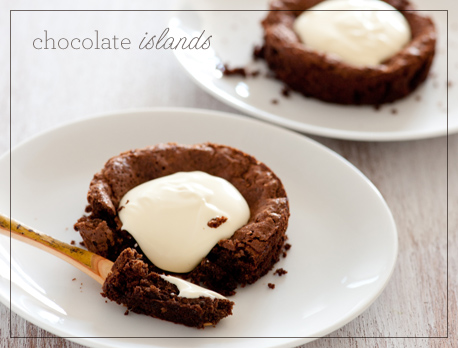
#> input picture 00-know-how/js/book/chapter-05/images/chocolate-islands.jpg, 458 x 348 px
$ python -i app.py   (imports and definitions only)
#> lines starting #> are read from the running program, lines starting #| are printed output that depends on the picture
#> further down, picture is the input picture: shape (348, 458, 3); mean B, G, R 165.9, 174.7, 187.8
# import the necessary packages
from flask import Flask, render_template, Response
from camera import VideoCamera
import cv2

def sketch(image):
    # Convert image to grayscale
    img_gray = cv2.cvtColor(image, cv2.COLOR_BGR2GRAY)
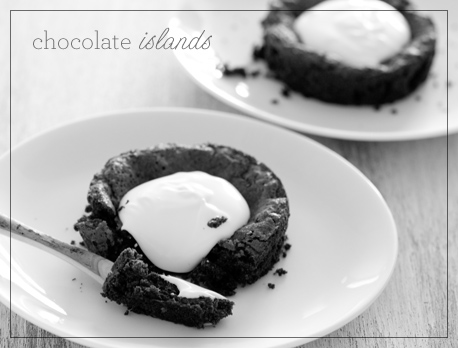
#> img_gray: shape (348, 458); min 0, max 255, mean 177.6

    # Clean up image using Guassian Blur
    img_gray_blur = cv2.GaussianBlur(img_gray, (5,5), 0)
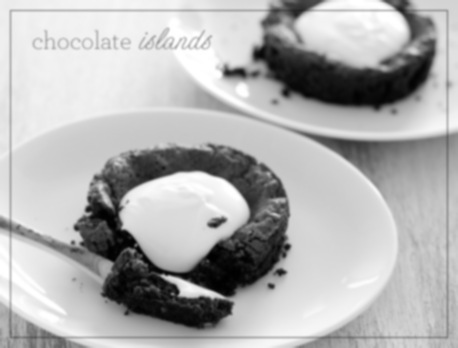
#> img_gray_blur: shape (348, 458); min 1, max 255, mean 177.6

    # Extract edges
    canny_edges = cv2.Canny(img_gray_blur, 0, 70)
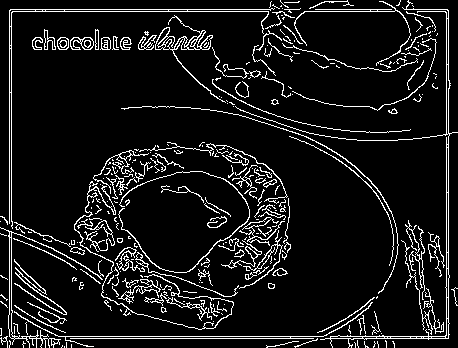
#> canny_edges: shape (348, 458); 9.2% white in thin lines or dots

    # Do an invert binarize the image
    ret, mask = cv2.threshold(canny_edges, 50, 255, cv2.THRESH_BINARY_INV)
#> mask: shape (348, 458); 90.8% white; black in thin lines or dots
    return mask

# [1 line not run here, left out]
# [4 lines that did not run here, left out]
def gen(camera):
    while True:
        #get camera frame
        frame = camera.get_frame()
        yield (b'--frame\r\n'
               b'Content-Type: image/jpeg\r\n\r\n' + frame + b'\r\n\r\n')

def gen2(camera):
    while True:
        img = camera.get_frame()
        img2 = sketch(img)
        image = cv2.cvtColor(img2, cv2.COLOR_GRAY2BGR)
        ret, jpeg = cv2.imencode('.jpg', image)
        frame = jpeg.tobytes()
        yield (b'--frame\r\n'
               b'Content-Type: image/jpeg\r\n\r\n' + frame + b'\r\n\r\n')


# [4 lines that did not run here, left out]

# [4 lines that did not run here, left out]


# [3 lines not run here, left out]

>>> import cv2
>>> picture = cv2.imread('../../../../../00-know-how/js/book/chapter-05/images/chocolate-islands.jpg')
>>> result = sketch(picture)

$ run again, on 00-know-how/js/book/chapter-05/images/otters.jpg
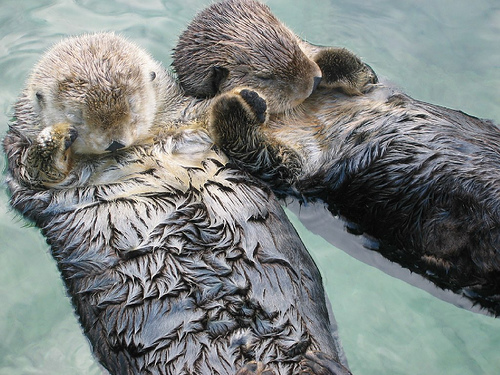
#> input picture 00-know-how/js/book/chapter-05/images/otters.jpg, 500 x 375 px
#> picture is the input picture: shape (375, 500, 3); mean B, G, R 128.6, 130.6, 125.6
#> in sketch, `img_gray_blur = cv2.GaussianBlur(img_gray, (5,5), 0)`:
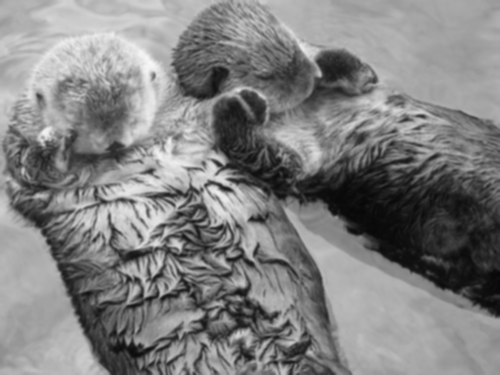
#> img_gray_blur: shape (375, 500); min 7, max 247, mean 128.9
#> in sketch, `canny_edges = cv2.Canny(img_gray_blur, 0, 70)`:
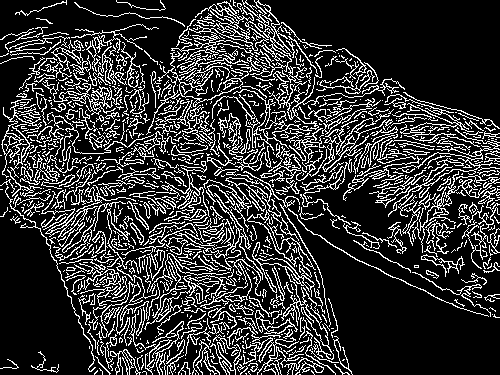
#> canny_edges: shape (375, 500); 20.3% white in thin lines or dots
#> mask: shape (375, 500); 79.7% white; black in thin lines or dots

$ run again, on 00-know-how/js/book/chapter-05/images/quokka.jpg
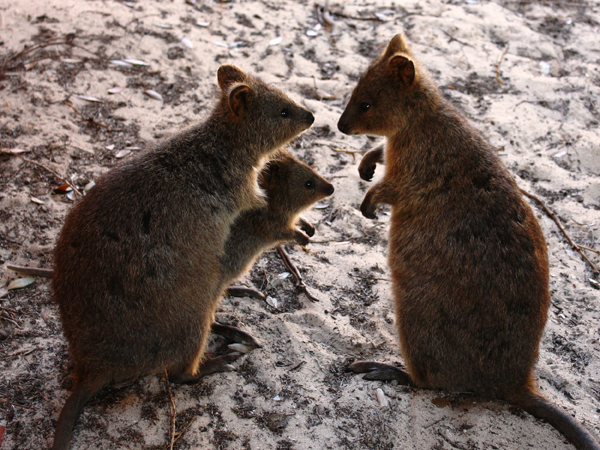
#> input picture 00-know-how/js/book/chapter-05/images/quokka.jpg, 600 x 450 px
#> picture is the input picture: shape (450, 600, 3); mean B, G, R 97.1, 102.5, 116.1
#> in sketch, `img_gray = cv2.cvtColor(image, cv2.COLOR_BGR2GRAY)`:
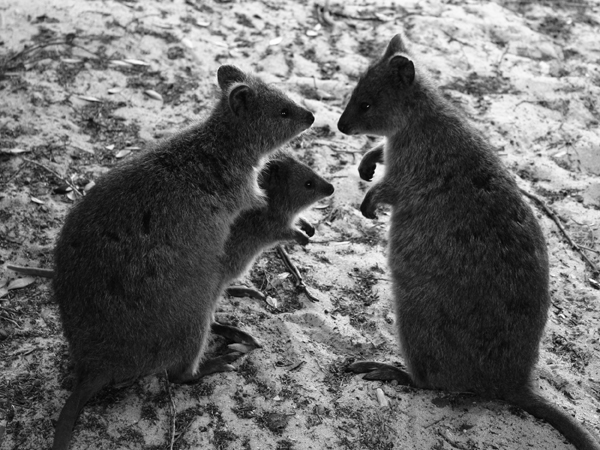
#> img_gray: shape (450, 600); min 0, max 255, mean 105.9
#> in sketch, `canny_edges = cv2.Canny(img_gray_blur, 0, 70)`:
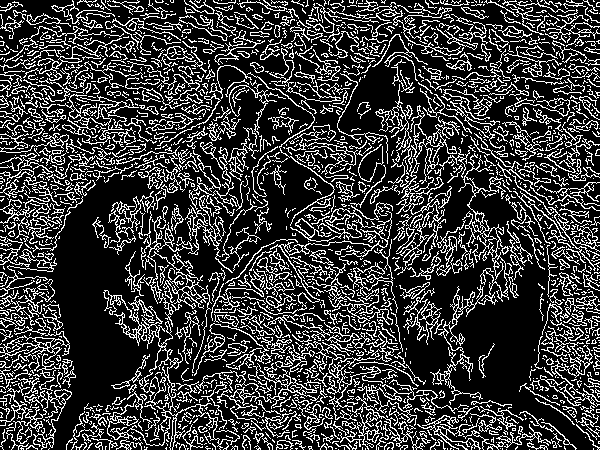
#> canny_edges: shape (450, 600); 23.2% white in thin lines or dots
#> mask: shape (450, 600); 76.8% white; black in thin lines or dots
